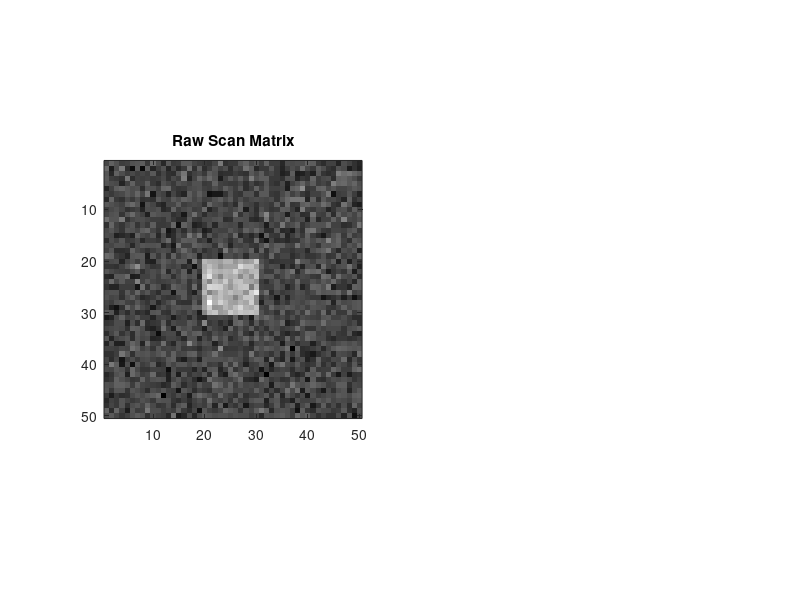

The MATLAB script that drew this image:
clear; clc; close all;

% generate a 50x50 matrix with a "signal" in the center and random noise everywhere
scan_matrix = randn(50, 50); 
scan_matrix(20:30, 20:30) = scan_matrix(20:30, 20:30) + 5; 

% raw matrix properties
raw_max = max(scan_matrix(:));
raw_min = min(scan_matrix(:));
fprintf('Raw Matrix - Min: %.2f, Max: %.2f\n', raw_min, raw_max);

figure;
subplot(1, 2, 1);
imagesc(scan_matrix);
colormap('gray'); title('Raw Scan Matrix');
axis square;
